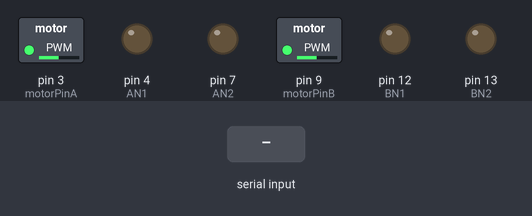
The sketch below on a simulated Arduino Uno, built with avr-gcc and run on an emulated ATmega328P. On the bench: switched loads named in the sketch (green lamp = pin HIGH), output pins drawn as LEDs (lit = HIGH). Inputs (shaded band) come from the test bench. What the sketch prints to the serial monitor is not drawn.

Above: at 1.2 s.
1.3 s: "119" received over Serial
4.3 s: "115" received over Serial
7.3 s: "119" received over Serial
Timing chart, 0 to 16.3 s (numbered marks = the images above; inputs shaded):
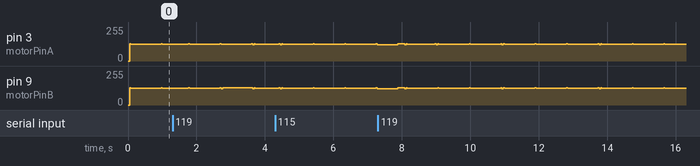

The sketch:

arduino.ino
```cpp
String val;

int motorPinA = 3;
int AN1 = 4;
int AN2 = 7;

int motorPinB = 9;
int BN1 = 12;
int BN2 = 13;

float delayHi = 1.0;
float delayLo = 1.0;

int motorState = LOW;

void setup() {
  Serial.begin(9600);
  pinMode(motorPinA, OUTPUT);
  pinMode(AN1, OUTPUT);
  pinMode(AN2, OUTPUT);
  digitalWrite(AN1, LOW);
  digitalWrite(AN2, LOW);

  pinMode(motorPinB, OUTPUT);
  pinMode(BN1, OUTPUT);
  pinMode(BN2, OUTPUT);
  digitalWrite(BN1, LOW);
  digitalWrite(BN2, LOW);

}

void loop() {
  if (Serial.available()) {
    val = Serial.read();

    if (val != NULL) {
      Serial.println("You pushed " + val);
      if (val == "119") {
        accelerate();
      }
      else if (val == "115") {
        deccelerate();
      }
      else if (val == "32") {
        toggleMotor();
      }
    }
  }
  digitalWrite(motorPinA, HIGH);
  digitalWrite(motorPinB, HIGH);
  delay(delayHi);
  digitalWrite(motorPinA, LOW);
  digitalWrite(motorPinB, LOW);
  delay(delayLo);
}

void toggleMotor() {
  if (motorState == LOW) {
    motorState = HIGH;
  }
  else if (motorState == HIGH) {
    motorState = LOW;
  }
  digitalWrite(AN2, motorState);
  digitalWrite(BN2, motorState);
  Serial.println("CURRENT MOTOR STATE:");
  Serial.println(motorState);
}

void accelerate() {
  if (delayHi < 2) {
    delayHi += 0.1;
    delayLo -= 0.1;
  }
}

void deccelerate() {
  if (delayLo < 2) {
    delayHi -= 0.1;
     delayLo += 0.1;
  }
}
```

Measured:
- by itself, pin 9 (motorPinB): repeats every 2.8 s: 123/255 0.04 s, 3 × (130/255 0.04 s, 124/255 0.88 s), 130/255 0.04 s
